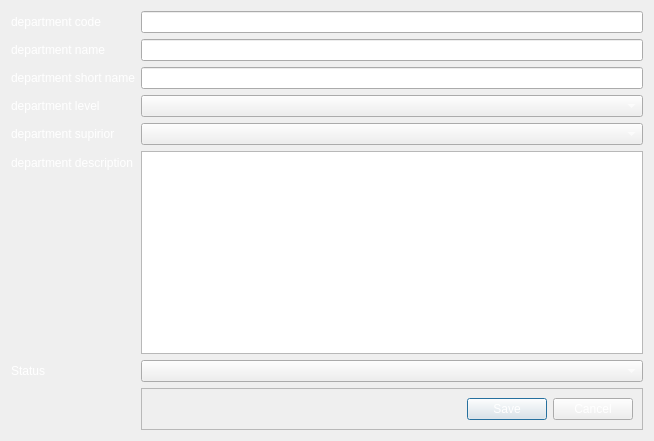
<?xml version="1.0" encoding="UTF-8"?>
<ui version="4.0">
 <class>Departments</class>
 <widget class="QDialog" name="Departments">
  <property name="geometry">
   <rect>
    <x>0</x>
    <y>0</y>
    <width>654</width>
    <height>441</height>
   </rect>
  </property>
  <property name="windowTitle">
   <string>Dialog</string>
  </property>
  <property name="styleSheet">
   <string notr="true">
/* /////////////////////////////////////////////////////////////////////////////////////////////////

SET APP STYLESHEET - FULL STYLES HERE
DARK THEME - DRACULA COLOR BASED

///////////////////////////////////////////////////////////////////////////////////////////////// */

QWidget{
	background-color: rgb(0, 0, 12);
	
}

/* /////////////////////////////////////////////////////////////////////////////////////////////////
Tooltip */
QToolTip {
	color: #ffffff;
	background-color: rgba(33, 37, 43, 180);
	border: 1px solid rgb(44, 49, 58);
	background-image: none;
	background-position: left center;
    background-repeat: no-repeat;
	border: none;
	border-left: 2px solid rgb(0, 0, 235);
	text-align: left;
	padding-left: 8px;
	margin: 0px;
}

/* /////////////////////////////////////////////////////////////////////////////////////////////////
Bg App */
#bgApp {	
	background-color: rgb(40, 44, 52);
	border: 1px solid rgb(44, 49, 58);
}

/* /////////////////////////////////////////////////////////////////////////////////////////////////
Left Menu */
#leftMenuBg {	
	background-color: rgb(33, 37, 43);
}
#Logo {
	background-color: rgb(33, 37, 43);
	background-image: url(:/images/images/images/logo14.png);
	background-position: centered;
	background-repeat: no-repeat;
}
#titleLeftApp { font: 63 12pt &quot;Segoe UI Semibold&quot;; }
#titleLeftDescription { font: 8pt &quot;Segoe UI&quot;; color: rgb(0, 0, 214); }

/* MENUS */
#topMenu .QPushButton {	
	background-position: left center;
    background-repeat: no-repeat;
	border: none;
	border-left: 22px solid transparent;
	background-color: transparent;
	text-align: left;
	padding-left: 44px;
}
QPushButton {
background-color: rgb(33, 37, 43);
	border-radius: 5px;
	border: 2px solid rgb(33, 37, 43);
	padding-left: 10px;
}
QPushButton:hover{
	border: 2px solid rgb(64, 71, 88);
}
#topMenu .QPushButton:hover {
	background-color: rgb(40, 44, 52);
}
#topMenu .QPushButton:pressed {	
	background-color: rgb(0, 0, 211);
	color: rgb(255, 255, 255);
}
#bottomMenu .QPushButton {	
	background-position: left center;
    background-repeat: no-repeat;
	border: none;
	border-left: 20px solid transparent;
	background-color:transparent;
	text-align: left;
	padding-left: 44px;
}
#bottomMenu .QPushButton:hover {
	background-color: rgb(40, 44, 52);
}
#bottomMenu .QPushButton:pressed {	
	background-color: rgb(0, 0, 211);
	color: rgb(255, 255, 255);
}
#leftMenuFrame{
	border-top: 3px solid rgb(44, 49, 58);
}

/* Toggle Button */
#toggleButton {
	background-position: left center;
    background-repeat: no-repeat;
	border: none;
	border-left: 20px solid transparent;
	background-color: rgb(37, 41, 48);
	text-align: left;
	padding-left: 44px;
	color: rgb(113, 126, 149);
}
#toggleButton:hover {
	background-color: rgb(40, 44, 52);
}
#toggleButton:pressed {
	background-color: rgb(0, 0, 211);
}

/* Title Menu */
#titleRightInfo { padding-left: 10px; }


/* /////////////////////////////////////////////////////////////////////////////////////////////////
Extra Tab */
#extraLeftBox {	
	background-color: rgb(44, 49, 58);
}
#extraTopBg{	
	background-color: rgb(0, 0, 214)
}

/* Icon */
#extraIcon {
	background-position: center;
	background-repeat: no-repeat;
	background-image: url(:/icons/images/icons/icon_settings.png);
}

/* Label */
#extraLabel { color: rgb(255, 255, 255); }

/* Btn Close */
#extraCloseColumnBtn { background-color: rgba(255, 255, 255, 0); border: none;  border-radius: 5px; }
#extraCloseColumnBtn:hover { background-color: rgb(196, 161, 249); border-style: solid; border-radius: 4px; }
#extraCloseColumnBtn:pressed { background-color: rgb(180, 141, 238); border-style: solid; border-radius: 4px; }

/* Extra Content */
#extraContent{
	border-top: 3px solid rgb(40, 44, 52);
}

/* Extra Top Menus */
#extraTopMenu .QPushButton {
background-position: left center;
    background-repeat: no-repeat;
	border: none;
	border-left: 22px solid transparent;
	background-color:transparent;
	text-align: left;
	padding-left: 44px;
}
#extraTopMenu .QPushButton:hover {
	background-color: rgb(40, 44, 52);
}
#extraTopMenu .QPushButton:pressed {	
	background-color: rgb(0, 0, 211);
	color: rgb(255, 255, 255);
}

/* /////////////////////////////////////////////////////////////////////////////////////////////////
Content App */
#contentTopBg{	
	background-color: rgb(33, 37, 43);
}
#contentBottom{
	border-top: 3px solid rgb(44, 49, 58);
}

/* Top Buttons */
#rightButtons .QPushButton { background-color: rgba(255, 255, 255, 0); border: none;  border-radius: 5px; }
#rightButtons .QPushButton:hover { background-color: rgb(44, 49, 57); border-style: solid; border-radius: 4px; }
#rightButtons .QPushButton:pressed { background-color: rgb(23, 26, 30); border-style: solid; border-radius: 4px; }

/* Theme Settings */
#extraRightBox { background-color: rgb(44, 49, 58); }
#themeSettingsTopDetail { background-color: rgb(0, 0, 211); }

/* Bottom Bar */
#bottomBar { background-color: rgb(44, 49, 58); }
#bottomBar QLabel { font-size: 11px; color: rgb(113, 126, 149); padding-left: 10px; padding-right: 10px; padding-bottom: 2px; }

/* CONTENT SETTINGS */
/* MENUS */
#contentSettings .QPushButton {	
	background-position: left center;
    background-repeat: no-repeat;
	border: none;
	border-left: 22px solid transparent;
	background-color:transparent;
	text-align: left;
	padding-left: 44px;
}
#contentSettings .QPushButton:hover {
	background-color: rgb(40, 44, 52);
}
#contentSettings .QPushButton:pressed {	
	background-color: rgb(0, 0, 211);
	color: rgb(255, 255, 255);
}

/* /////////////////////////////////////////////////////////////////////////////////////////////////
QTableWidget */
QTableWidget {	
	background-color: transparent;
	padding: 10px;
	border-radius: 5px;
	gridline-color: rgb(44, 49, 58);
	border-bottom: 1px solid rgb(44, 49, 60);
}
QTableWidget::item{
	border-color: rgb(44, 49, 60);
	padding-left: 5px;
	padding-right: 5px;
	gridline-color: rgb(44, 49, 60);
}
QTableWidget::item:selected{
	background-color: rgb(0, 0, 211);
}
QHeaderView::section{
	background-color: rgb(33, 37, 67);
	max-width: 30px;
	border: 1px solid rgb(44, 49, 58);
	border-style: none;
    border-bottom: 1px solid rgb(44, 49, 60);
    border-right: 1px solid rgb(44, 49, 60);
}
QTableWidget::horizontalHeader {	
	background-color: rgb(33, 37, 43);
}
QHeaderView::section:horizontal
{
    border: 1px solid rgb(33, 37, 43);
	background-color: rgb(33, 37, 43);
	padding: 3px;
	border-top-left-radius: 7px;
    border-top-right-radius: 7px;
}
QHeaderView::section:vertical
{
    border: 1px solid rgb(44, 49, 60);
}

/* /////////////////////////////////////////////////////////////////////////////////////////////////
LineEdit */
QLineEdit {
	background-color: rgb(33, 37, 43);
	border-radius: 5px;
	border: 2px solid rgb(33, 37, 43);
	padding-left: 10px;
	selection-color: rgb(255, 255, 255);
	selection-background-color: rgb(0, 0, 235);
}
QLineEdit:hover {
	border: 2px solid rgb(64, 71, 88);
}
QLineEdit:focus {
	border: 2px solid rgb(91, 101, 124);
}


QTextEdit {
	background-color: rgb(33, 37, 43);
	border-radius: 5px;
	border: 2px solid rgb(33, 37, 43);
	padding-left: 10px;
	selection-color: rgb(255, 255, 255);
	selection-background-color: rgb(0, 0, 235);
}
QTextEdit:hover {
	border: 2px solid rgb(64, 71, 88);
}
QTextEdit:focus {
	border: 2px solid rgb(91, 101, 124);
}

/* /////////////////////////////////////////////////////////////////////////////////////////////////
PlainTextEdit */
QPlainTextEdit {
	background-color: rgb(27, 29, 35);
	border-radius: 5px;
	padding: 10px;
	selection-color: rgb(255, 255, 255);
	selection-background-color: rgb(0, 0, 235);
}
QPlainTextEdit  QScrollBar:vertical {
    width: 8px;
 }
QPlainTextEdit  QScrollBar:horizontal {
    height: 8px;
 }
QPlainTextEdit:hover {
	border: 2px solid rgb(64, 71, 88);
}
QPlainTextEdit:focus {
	border: 2px solid rgb(91, 101, 124);
}

/* /////////////////////////////////////////////////////////////////////////////////////////////////
ScrollBars */
QScrollBar:horizontal {
    border: none;
    background: rgb(52, 59, 72);
    height: 8px;
    margin: 0px 21px 0 21px;
	border-radius: 0px;
}
QScrollBar::handle:horizontal {
    background: rgb(0, 0, 214);
    min-width: 25px;
	border-radius: 4px
}
QScrollBar::add-line:horizontal {
    border: none;
    background: rgb(55, 63, 77);
    width: 20px;
	border-top-right-radius: 4px;
    border-bottom-right-radius: 4px;
    subcontrol-position: right;
    subcontrol-origin: margin;
}
QScrollBar::sub-line:horizontal {
    border: none;
    background: rgb(55, 63, 77);
    width: 20px;
	border-top-left-radius: 4px;
    border-bottom-left-radius: 4px;
    subcontrol-position: left;
    subcontrol-origin: margin;
}
QScrollBar::up-arrow:horizontal, QScrollBar::down-arrow:horizontal
{
     background: none;
}
QScrollBar::add-page:horizontal, QScrollBar::sub-page:horizontal
{
     background: none;
}
 QScrollBar:vertical {
	border: none;
    background: rgb(52, 59, 72);
    width: 8px;
    margin: 21px 0 21px 0;
	border-radius: 0px;
 }
 QScrollBar::handle:vertical {	
	background: rgb(0, 0, 214);
    min-height: 25px;
	border-radius: 4px
 }
 QScrollBar::add-line:vertical {
     border: none;
    background: rgb(55, 63, 77);
     height: 20px;
	border-bottom-left-radius: 4px;
    border-bottom-right-radius: 4px;
     subcontrol-position: bottom;
     subcontrol-origin: margin;
 }
 QScrollBar::sub-line:vertical {
	border: none;
    background: rgb(55, 63, 77);
     height: 20px;
	border-top-left-radius: 4px;
    border-top-right-radius: 4px;
     subcontrol-position: top;
     subcontrol-origin: margin;
 }
 QScrollBar::up-arrow:vertical, QScrollBar::down-arrow:vertical {
     background: none;
 }

 QScrollBar::add-page:vertical, QScrollBar::sub-page:vertical {
     background: none;
 }

/* /////////////////////////////////////////////////////////////////////////////////////////////////
CheckBox */
QCheckBox::indicator {
    border: 3px solid rgb(52, 59, 72);
	width: 15px;
	height: 15px;
	border-radius: 10px;
    background: rgb(44, 49, 60);
}
QCheckBox::indicator:hover {
    border: 3px solid rgb(58, 66, 81);
}
QCheckBox::indicator:checked {
    background: 3px solid rgb(52, 59, 72);
	border: 3px solid rgb(52, 59, 72);	
	background-image: url(:/icons/images/icons/cil-check-alt.png);
}

/* /////////////////////////////////////////////////////////////////////////////////////////////////
RadioButton */
QRadioButton::indicator {
    border: 3px solid rgb(52, 59, 72);
	width: 15px;
	height: 15px;
	border-radius: 10px;
    background: rgb(44, 49, 60);
}
QRadioButton::indicator:hover {
    border: 3px solid rgb(58, 66, 81);
}
QRadioButton::indicator:checked {
    background: 3px solid rgb(94, 106, 130);
	border: 3px solid rgb(52, 59, 72);	
}


QComboBox{
	
	background-color: rgb(0, 0, 0);
	border-radius: 5px;
	border: 2px solid rgb(33, 37, 43);
	padding: 5px;
	padding-left: 10px;
}
QComboBox:hover{
	border: 2px solid rgb(64, 71, 88);
}
QComboBox::drop-down {
	subcontrol-origin: padding;
	subcontrol-position: top right;
	width: 25px; 
	border-left-width: 3px;
	border-left-color: rgba(39, 44, 54, 150);
	border-left-style: solid;
	border-top-right-radius: 3px;
	border-bottom-right-radius: 3px;	
	background-image: url(:/icons/images/icons/cil-arrow-bottom.png);
	background-position: center;
	background-repeat: no-reperat;
 }
QComboBox QAbstractItemView {	
	color: rgb(253, 253, 253);
	background-color: rgb(33, 37, 43);
	padding: 10px;
	selection-background-color: rgb(39, 44, 54);
}

 /////////////////////////////////////////////////////////////////////////////////////////////////
Sliders */
QSlider::groove:horizontal {
    border-radius: 5px;
    height: 10px;
	margin: 0px;
	background-color: rgb(52, 59, 72);
}
QSlider::groove:horizontal:hover {
	background-color: rgb(55, 62, 76);
}
QSlider::handle:horizontal {
    background-color: rgb(0, 0, 211);
    border: none;
    height: 10px;
    width: 10px;
    margin: 0px;
	border-radius: 5px;
}
QSlider::handle:horizontal:hover {
    background-color: rgb(195, 155, 255);
}
QSlider::handle:horizontal:pressed {
    background-color: rgb(0, 0, 235);
}

QSlider::groove:vertical {
    border-radius: 5px;
    width: 10px;
    margin: 0px;
	background-color: rgb(52, 59, 72);
}
QSlider::groove:vertical:hover {
	background-color: rgb(55, 62, 76);
}
QSlider::handle:vertical {
    background-color: rgb(0, 0, 211);
	border: none;
    height: 10px;
    width: 10px;
    margin: 0px;
	border-radius: 5px;
}
QSlider::handle:vertical:hover {
    background-color: rgb(195, 155, 255);
}
QSlider::handle:vertical:pressed {
    background-color: rgb(0, 0, 235);
}

/* /////////////////////////////////////////////////////////////////////////////////////////////////
CommandLinkButton */
QCommandLinkButton {	
	color: rgb(0, 0, 235);
	border-radius: 5px;
	padding: 5px;
	color: rgb(255, 170, 255);
}
QCommandLinkButton:hover {	
	color: rgb(255, 170, 255);
	background-color: rgb(44, 49, 60);
}
QCommandLinkButton:pressed {	
	color: rgb(0, 0, 214);
	background-color: rgb(52, 58, 71);
}

/* /////////////////////////////////////////////////////////////////////////////////////////////////
Button */
#pagesContainer QPushButton {
	border: 2px solid rgb(52, 59, 72);
	border-radius: 5px;	
	background-color: rgb(52, 59, 72);
}
#pagesContainer QPushButton:hover {
	background-color: rgb(57, 65, 80);
	border: 2px solid rgb(61, 70, 86);
}
#pagesContainer QPushButton:pressed {	
	background-color: rgb(35, 40, 49);
	border: 2px solid rgb(43, 50, 61);
}

</string>
  </property>
  <layout class="QFormLayout" name="formLayout">
   <item row="5" column="0">
    <widget class="QLabel" name="label">
     <property name="text">
      <string>&lt;html&gt;&lt;head/&gt;&lt;body&gt;&lt;p&gt;&lt;span style=&quot; color:#ffffff;&quot;&gt;department name&lt;/span&gt;&lt;/p&gt;&lt;/body&gt;&lt;/html&gt;</string>
     </property>
    </widget>
   </item>
   <item row="5" column="1">
    <widget class="QLineEdit" name="lineEdit_2">
     <property name="styleSheet">
      <string notr="true">color: rgb(255, 255, 255);</string>
     </property>
    </widget>
   </item>
   <item row="8" column="0">
    <widget class="QLabel" name="label_4">
     <property name="text">
      <string>&lt;html&gt;&lt;head/&gt;&lt;body&gt;&lt;p&gt;&lt;span style=&quot; color:#ffffff;&quot;&gt;department level&lt;/span&gt;&lt;/p&gt;&lt;/body&gt;&lt;/html&gt;</string>
     </property>
    </widget>
   </item>
   <item row="8" column="1">
    <widget class="QComboBox" name="comboBox">
     <property name="styleSheet">
      <string notr="true">color: rgb(255, 255, 255);</string>
     </property>
    </widget>
   </item>
   <item row="9" column="0">
    <widget class="QLabel" name="label_5">
     <property name="text">
      <string>&lt;html&gt;&lt;head/&gt;&lt;body&gt;&lt;p&gt;&lt;span style=&quot; color:#ffffff;&quot;&gt;department supirior&lt;/span&gt;&lt;/p&gt;&lt;/body&gt;&lt;/html&gt;</string>
     </property>
    </widget>
   </item>
   <item row="9" column="1">
    <widget class="QComboBox" name="comboBox_2">
     <property name="styleSheet">
      <string notr="true">color: rgb(255, 255, 255);</string>
     </property>
    </widget>
   </item>
   <item row="10" column="0">
    <widget class="QLabel" name="label_6">
     <property name="text">
      <string>&lt;html&gt;&lt;head/&gt;&lt;body&gt;&lt;p&gt;&lt;span style=&quot; color:#ffffff;&quot;&gt;department description&lt;/span&gt;&lt;/p&gt;&lt;/body&gt;&lt;/html&gt;</string>
     </property>
    </widget>
   </item>
   <item row="10" column="1">
    <widget class="QPlainTextEdit" name="plainTextEdit">
     <property name="styleSheet">
      <string notr="true">color: rgb(255, 255, 255);</string>
     </property>
    </widget>
   </item>
   <item row="11" column="0">
    <widget class="QLabel" name="label_7">
     <property name="text">
      <string>&lt;html&gt;&lt;head/&gt;&lt;body&gt;&lt;p&gt;&lt;span style=&quot; color:#ffffff;&quot;&gt;Status&lt;/span&gt;&lt;/p&gt;&lt;/body&gt;&lt;/html&gt;</string>
     </property>
    </widget>
   </item>
   <item row="11" column="1">
    <widget class="QComboBox" name="comboBox_3">
     <property name="styleSheet">
      <string notr="true">color: rgb(255, 255, 255);</string>
     </property>
    </widget>
   </item>
   <item row="12" column="1">
    <widget class="QFrame" name="frame">
     <property name="frameShape">
      <enum>QFrame::StyledPanel</enum>
     </property>
     <property name="frameShadow">
      <enum>QFrame::Raised</enum>
     </property>
     <layout class="QHBoxLayout" name="horizontalLayout">
      <item>
       <spacer name="horizontalSpacer">
        <property name="orientation">
         <enum>Qt::Horizontal</enum>
        </property>
        <property name="sizeHint" stdset="0">
         <size>
          <width>40</width>
          <height>20</height>
         </size>
        </property>
       </spacer>
      </item>
      <item>
       <widget class="QPushButton" name="pushButton">
        <property name="styleSheet">
         <string notr="true">color: rgb(255, 255, 255);</string>
        </property>
        <property name="text">
         <string>Save</string>
        </property>
       </widget>
      </item>
      <item>
       <widget class="QPushButton" name="pushButton_2">
        <property name="styleSheet">
         <string notr="true">color: rgb(255, 255, 255);</string>
        </property>
        <property name="text">
         <string>Cancel</string>
        </property>
       </widget>
      </item>
     </layout>
    </widget>
   </item>
   <item row="4" column="0">
    <widget class="QLabel" name="label_2">
     <property name="text">
      <string>&lt;html&gt;&lt;head/&gt;&lt;body&gt;&lt;p&gt;&lt;span style=&quot; color:#ffffff;&quot;&gt;department code&lt;/span&gt;&lt;/p&gt;&lt;/body&gt;&lt;/html&gt;</string>
     </property>
    </widget>
   </item>
   <item row="4" column="1">
    <widget class="QLineEdit" name="lineEdit">
     <property name="styleSheet">
      <string notr="true">color: rgb(255, 255, 255);</string>
     </property>
    </widget>
   </item>
   <item row="6" column="0">
    <widget class="QLabel" name="label_3">
     <property name="text">
      <string>&lt;html&gt;&lt;head/&gt;&lt;body&gt;&lt;p&gt;&lt;span style=&quot; color:#ffffff;&quot;&gt;department short name&lt;/span&gt;&lt;/p&gt;&lt;/body&gt;&lt;/html&gt;</string>
     </property>
    </widget>
   </item>
   <item row="6" column="1">
    <widget class="QLineEdit" name="lineEdit_3">
     <property name="styleSheet">
      <string notr="true">color: rgb(255, 255, 255);</string>
     </property>
    </widget>
   </item>
  </layout>
 </widget>
 <resources/>
 <connections/>
</ui>
